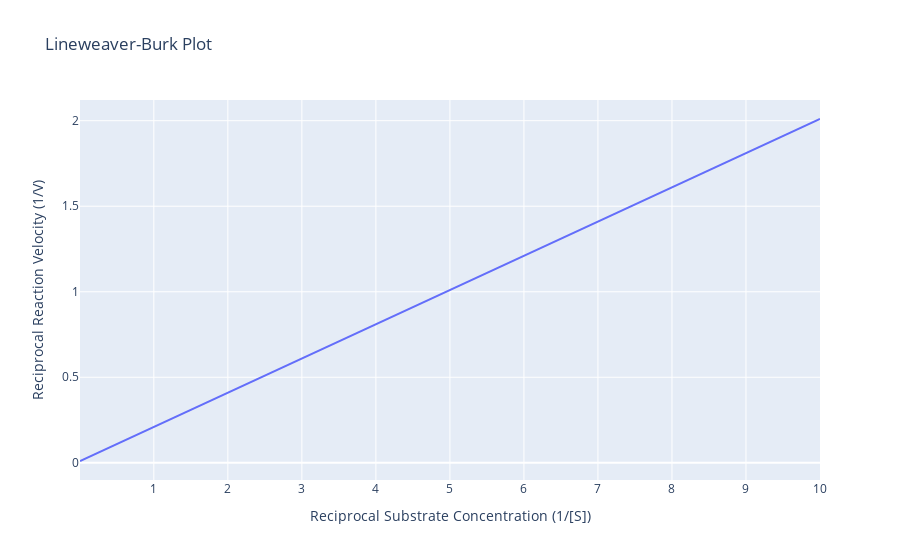

The cell this chart's notebook holds for it:
### Markdown cell above
## Exploration

Below is a preset copy of the code so that you can explore the impact of $K_m$ and $V_{max}$ with arbitrary numbers.

### Code cell
### Tunable Parameters ###

km = 20
vmax = 100

###

### Model and Graphing Code ###

recip_velocity = lb_transform(substrate, km, vmax) #Km = 20, Vmax = 100

fig5 = go.Figure()
fig5.add_trace(go.Scatter(x=1/substrate, y=recip_velocity, mode='lines'))
fig5.update_layout(title='Lineweaver-Burk Plot',
                   xaxis_title = 'Reciprocal Substrate Concentration (1/[S])',
                   yaxis_title = 'Reciprocal Reaction Velocity (1/V)')
###

### Figure 1 — Plotly figure (JSON) as saved in the notebook; plotly's stock layout.template omitted (floating-point values rounded to 4 significant figures; data arrays with more than 128 entries replaced by an {"elided": "..."} marker saying what was removed)
{"data": [{"mode": "lines", "type": "scatter", "x": {"elided": "400 float values"}, "y": {"elided": "400 float values"}}], "layout": {"title": {"text": "Lineweaver-Burk Plot"}, "xaxis": {"title": {"text": "Reciprocal Substrate Concentration (1/[S])"}}, "yaxis": {"title": {"text": "Reciprocal Reaction Velocity (1/V)"}}}}
